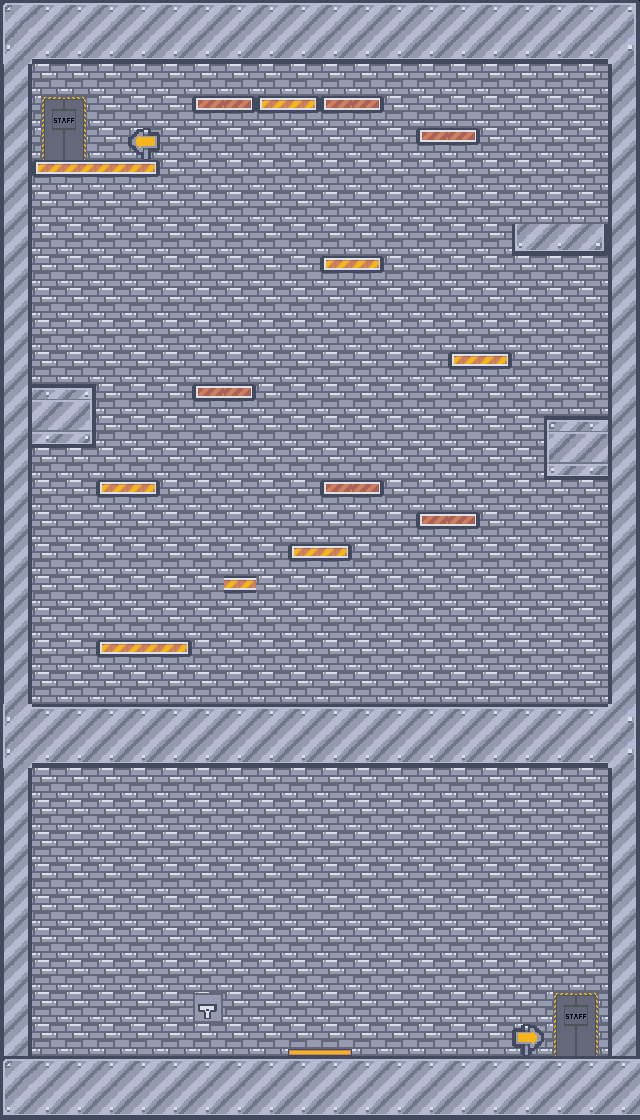

Tiled map render using the project's own tile images. Description and the map definition, with tile-layer contents summarised, below:
An orthogonal 20x35 tile map with 32x32 px tiles, 8 tile layers (BG, Decor, Piso, Doors, ...) and 26 objects.

<map version="1.10" tiledversion="1.11.2" orientation="orthogonal" renderorder="right-down" width="20" height="35" tilewidth="32" tileheight="32" infinite="0" nextlayerid="19" nextobjectid="73">
 <tileset firstgid="1" source="Tileset.tsx" />
 <layer id="1" name="BG" width="20" height="35">
  <data>[700 cells, 660 non-empty, 6 distinct tile ids]</data>
 </layer>
 <layer id="2" name="Decor" width="20" height="35">
  <data>[700 cells, 12 non-empty, 8 distinct tile ids]</data>
 </layer>
 <layer id="3" name="Piso" width="20" height="35">
  <data>[700 cells, 161 non-empty, 21 distinct tile ids]</data>
 </layer>
 <layer id="4" name="Doors" width="20" height="35">
  <data>[700 cells, 0 non-empty, 0 distinct tile ids]</data>
 </layer>
 <layer id="5" name="Ropes" width="20" height="35">
  <data>[700 cells, 0 non-empty, 0 distinct tile ids]</data>
 </layer>
 <layer id="6" name="Electricidad" width="20" height="35">
  <data>[700 cells, 0 non-empty, 0 distinct tile ids]</data>
 </layer>
 <layer id="7" name="Foreground" width="20" height="35">
  <data>[700 cells, 103 non-empty, 7 distinct tile ids]</data>
 </layer>
 <layer id="18" name="TilesColl" width="20" height="35">
  <data>[700 cells, 26 non-empty, 5 distinct tile ids]</data>
 </layer>
 <objectgroup id="13" name="ElectricidadColl" />
 <objectgroup id="11" name="RopesColl" />
 <objectgroup id="12" name="Coll">
  <object id="2" x="0" y="0" width="640" height="64" />
  <object id="3" x="0" y="64" width="32" height="1056" />
  <object id="4" x="0" y="1056" width="640" height="64" />
  <object id="5" x="608" y="0" width="32" height="1056" />
  <object id="6" x="0" y="704" width="640" height="64" />
  <object id="68" x="32" y="384" width="64" height="64" />
  <object id="69" x="544" y="416" width="64" height="64" />
  <object id="70" x="512" y="224" width="96" height="32" />
  <object id="71" x="32" y="160" width="128" height="16" />
 </objectgroup>
 <objectgroup id="9" name="DoorsColl" />
 <objectgroup id="8" name="Interactuables">
  <object id="7" x="192" y="992" width="32" height="32">
   <properties>
    <property name="target" value="plataforma2" />
    <property name="targetType" value="plataforma" />
    <property name="type" value="palanca" />
   </properties>
  </object>
 </objectgroup>
 <objectgroup id="14" name="PlataformasColl">
  <object id="53" x="96" y="640" width="96" height="32">
   <properties>
    <property name="id" value="f" />
    <property name="tipo" value="" />
   </properties>
  </object>
  <object id="54" x="224" y="576" width="32" height="32">
   <properties>
    <property name="id" value="e" />
    <property name="tipo" value="" />
   </properties>
  </object>
  <object id="55" x="288" y="544" width="64" height="32">
   <properties>
    <property name="id" value="d" />
    <property name="tipo" value="" />
   </properties>
  </object>
  <object id="57" x="96" y="480" width="64" height="32">
   <properties>
    <property name="id" value="c" />
    <property name="tipo" value="" />
   </properties>
  </object>
  <object id="58" x="448" y="352" width="64" height="32">
   <properties>
    <property name="id" value="b" />
    <property name="tipo" value="" />
   </properties>
  </object>
  <object id="59" x="320" y="256" width="64" height="32">
   <properties>
    <property name="id" value="a" />
    <property name="tipo" value="" />
   </properties>
  </object>
  <object id="60" x="192" y="384" width="64" height="32">
   <properties>
    <property name="id" value="4" />
    <property name="tipo" value="temporal" />
   </properties>
  </object>
  <object id="61" x="320" y="480" width="64" height="32">
   <properties>
    <property name="id" value="5" />
    <property name="tipo" value="temporal" />
   </properties>
  </object>
  <object id="62" x="416" y="512" width="64" height="32">
   <properties>
    <property name="id" value="6" />
    <property name="tipo" value="temporal" />
   </properties>
  </object>
  <object id="63" x="416" y="128" width="64" height="32">
   <properties>
    <property name="id" value="3" />
    <property name="tipo" value="temporal" />
   </properties>
  </object>
  <object id="66" x="320" y="96" width="64" height="32">
   <properties>
    <property name="id" value="1" />
    <property name="tipo" value="temporal" />
   </properties>
  </object>
  <object id="67" x="192" y="96" width="64" height="32">
   <properties>
    <property name="id" value="2" />
    <property name="tipo" value="temporal" />
   </properties>
  </object>
  <object id="72" x="256" y="96" width="64" height="32">
   <properties>
    <property name="id" value="asdad" />
    <property name="tipo" value="" />
   </properties>
  </object>
 </objectgroup>
 <objectgroup id="16" name="PressurePlates">
  <object id="47" x="288" y="1024" width="64" height="32">
   <properties>
    <property name="target" value="plataforma1" />
   </properties>
  </object>
 </objectgroup>
 <objectgroup id="10" name="WINCHECK">
  <object id="51" x="544" y="992" width="64" height="64" />
  <object id="52" x="32" y="64" width="96" height="96" />
 </objectgroup>
</map>